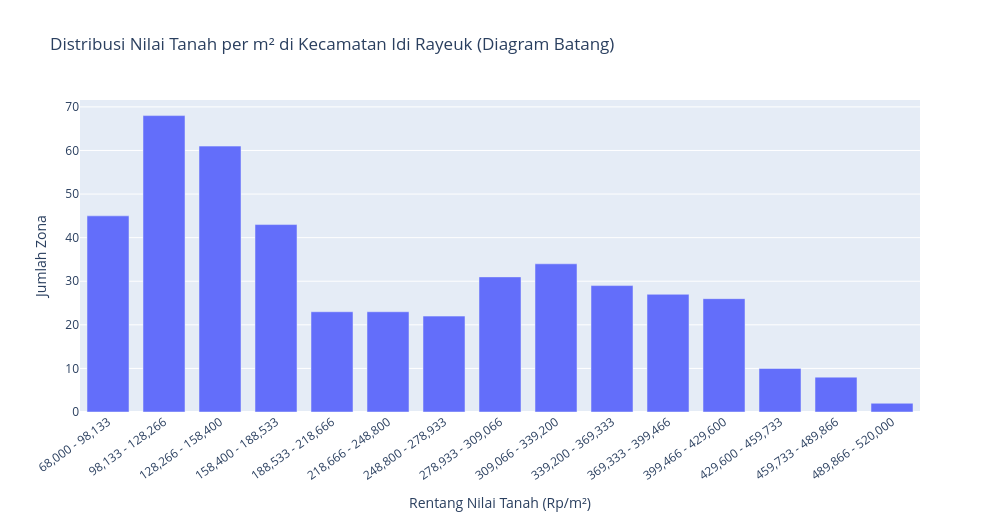
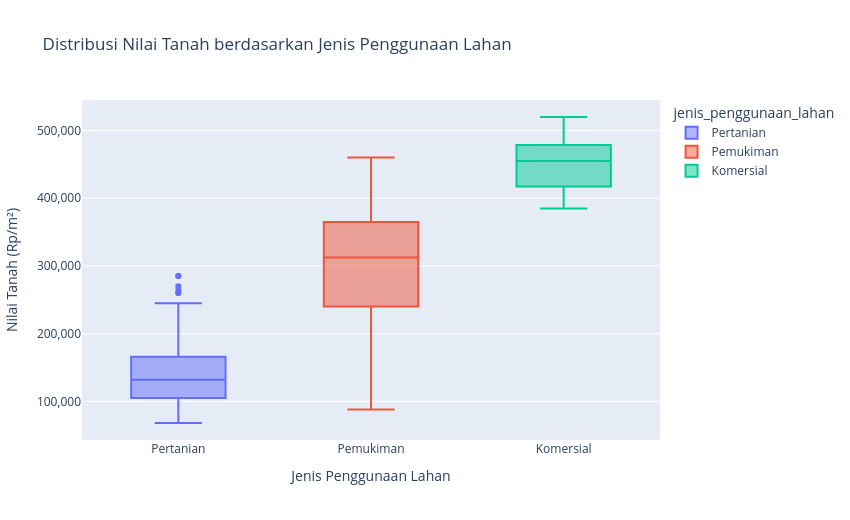
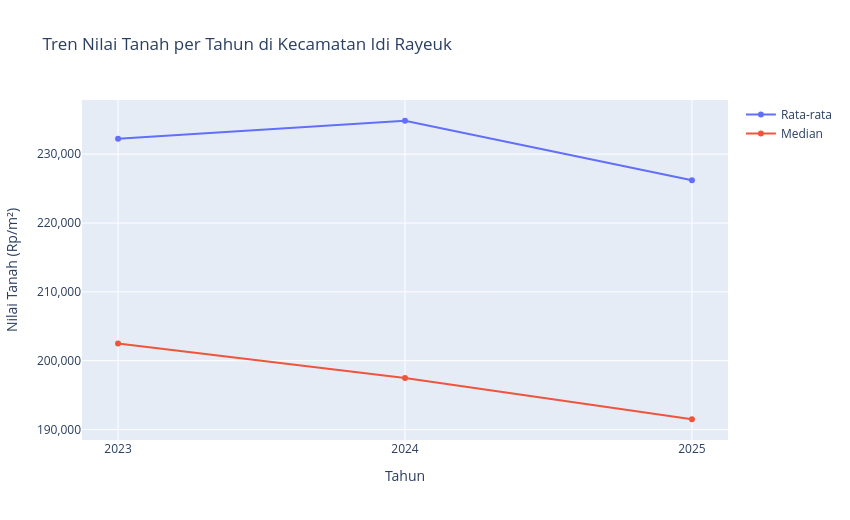
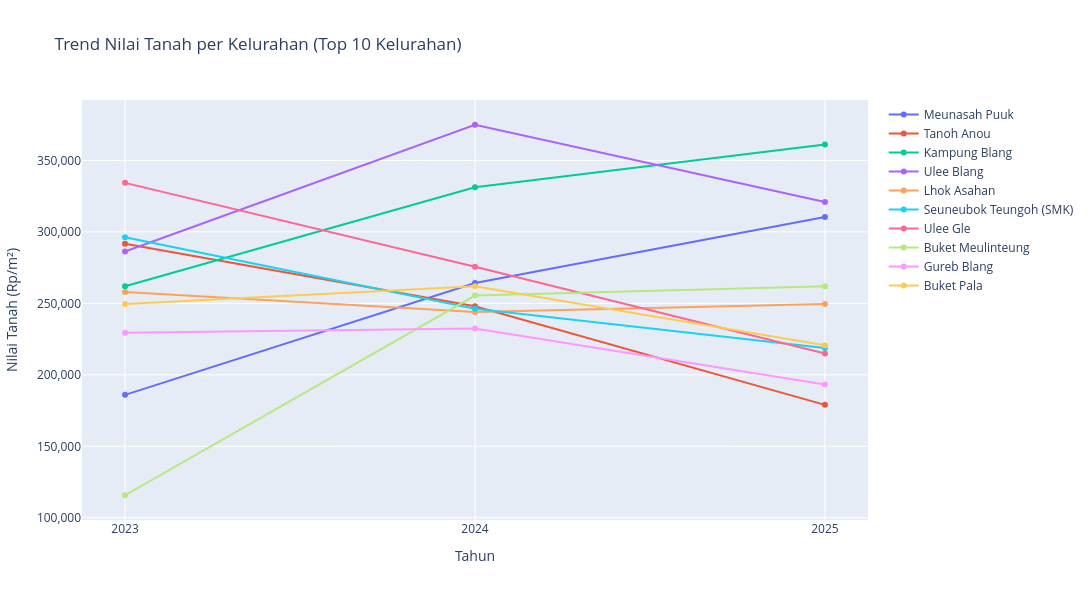

Notebook code for these charts, in order:
### Code cell
# Cell 3: Visualisasi Distribusi Nilai Tanah (BAR CHART) + Trend Analysis + Save

import pandas as pd
import numpy as np
import plotly.express as px
import plotly.graph_objects as go

# =========================================================
# 1) DISTRIBUSI NILAI TANAH -> DIAGRAM BATANG (TIDAK NYATU)
# =========================================================

# Tentukan jumlah bin / kelas
n_bins = 15  # bisa kamu ubah: 10, 15, 20 sesuai kebutuhan

# Ambil nilai tanah
values = df_sorted['nilai_tanah_per_m2'].dropna()

# Buat bin edges secara otomatis
bin_edges = np.linspace(values.min(), values.max(), n_bins + 1)

# Buat label rentang bin biar jelas
bin_labels = []
for i in range(len(bin_edges) - 1):
    left = int(bin_edges[i])
    right = int(bin_edges[i + 1])
    bin_labels.append(f"{left:,.0f} - {right:,.0f}")

# Kategorikan nilai tanah ke dalam bin
df_sorted['kelas_nilai_tanah'] = pd.cut(
    df_sorted['nilai_tanah_per_m2'],
    bins=bin_edges,
    labels=bin_labels,
    include_lowest=True
)

# Hitung frekuensi tiap kelas
freq_table = (
    df_sorted['kelas_nilai_tanah']
    .value_counts()
    .sort_index()
    .reset_index()
)

freq_table.columns = ['kelas_nilai_tanah', 'jumlah_zona']

# Bar chart distribusi
fig_bar_dist = px.bar(
    freq_table,
    x='kelas_nilai_tanah',
    y='jumlah_zona',
    title="Distribusi Nilai Tanah per m² di Kecamatan Idi Rayeuk (Diagram Batang)",
    labels={'kelas_nilai_tanah': 'Rentang Nilai Tanah (Rp/m²)', 'jumlah_zona': 'Jumlah Zona'},
)

fig_bar_dist.update_layout(
    xaxis_title="Rentang Nilai Tanah (Rp/m²)",
    yaxis_title="Jumlah Zona",
    font=dict(size=12),
    width=1000,
    height=520,
    xaxis_tickangle=-35
)

# Biar batangnya tidak nyatu (ada jarak)
fig_bar_dist.update_traces(marker_line_width=0.5)
fig_bar_dist.update_layout(bargap=0.25)  # semakin besar semakin renggang

fig_bar_dist.show()


# =========================================================
# 2) BOXPLOT NILAI TANAH PER JENIS PENGGUNAAN LAHAN
# =========================================================
fig_box = px.box(
    df_sorted,
    x='jenis_penggunaan_lahan',
    y='nilai_tanah_per_m2',
    title="Distribusi Nilai Tanah berdasarkan Jenis Penggunaan Lahan",
    color='jenis_penggunaan_lahan',
    points="outliers"  # bisa diganti "all" kalau mau semua titik tampil
)

fig_box.update_layout(
    xaxis_title="Jenis Penggunaan Lahan",
    yaxis_title="Nilai Tanah (Rp/m²)",
    font=dict(size=12),
    width=850,
    height=520,
    yaxis={'tickformat': ',.0f'}
)

fig_box.show()


# =========================================================
# 3) TREND RATA-RATA KESELURUHAN PER TAHUN (MEAN + MEDIAN)
# =========================================================
yearly_avg = df_sorted.groupby('tahun_data')['nilai_tanah_per_m2'].agg(['mean', 'median', 'std']).reset_index()

fig_simple_trend = go.Figure()

fig_simple_trend.add_trace(go.Scatter(
    x=yearly_avg['tahun_data'],
    y=yearly_avg['mean'],
    mode='lines+markers',
    name='Rata-rata'
))

fig_simple_trend.add_trace(go.Scatter(
    x=yearly_avg['tahun_data'],
    y=yearly_avg['median'],
    mode='lines+markers',
    name='Median'
))

fig_simple_trend.update_layout(
    title="Tren Nilai Tanah per Tahun di Kecamatan Idi Rayeuk",
    xaxis_title="Tahun",
    yaxis_title="Nilai Tanah (Rp/m²)",
    font=dict(size=12),
    width=850,
    height=520,
    yaxis={'tickformat': ',.0f'},
    xaxis={'dtick': 1}
)

fig_simple_trend.show()


# =========================================================
# 4) TREND NILAI TANAH PER KELURAHAN (TOP 10)
# =========================================================
print("📈 Membuat trend chart per kelurahan...")

kelurahan_stats = df_sorted.groupby('nama_kelurahan').agg({
    'tahun_data': 'count',
    'nilai_tanah_per_m2': ['mean', 'std']
}).reset_index()

kelurahan_stats.columns = ['nama_kelurahan', 'data_count', 'mean_price', 'price_std']

top_kelurahan = kelurahan_stats[
    (kelurahan_stats['data_count'] >= 3) &
    (kelurahan_stats['price_std'] > 50000)
].nlargest(10, 'price_std')['nama_kelurahan'].tolist()

if len(top_kelurahan) < 10:
    top_kelurahan = kelurahan_stats.nlargest(10, 'data_count')['nama_kelurahan'].tolist()

fig_line = go.Figure()

for kelurahan in top_kelurahan:
    kelurahan_data = df_sorted[df_sorted['nama_kelurahan'] == kelurahan]
    yearly_trend = kelurahan_data.groupby('tahun_data')['nilai_tanah_per_m2'].mean().reset_index()

    fig_line.add_trace(go.Scatter(
        x=yearly_trend['tahun_data'],
        y=yearly_trend['nilai_tanah_per_m2'],
        mode='lines+markers',
        name=kelurahan,
        hovertemplate=f'<b>{kelurahan}</b><br>Tahun: %{{x}}<br>Nilai: Rp %{{y:,.0f}}/m²<extra></extra>'
    ))

fig_line.update_layout(
    title="Trend Nilai Tanah per Kelurahan (Top 10 Kelurahan)",
    xaxis_title="Tahun",
    yaxis_title="Nilai Tanah (Rp/m²)",
    width=1100,
    height=600,
    font=dict(size=12),
    yaxis={'tickformat': ',.0f'},
    xaxis={'dtick': 1},
    legend=dict(
        orientation="v",
        yanchor="top",
        y=1,
        xanchor="left",
        x=1.02
    )
)

fig_line.show()


# =========================================================
# 5) TREND KESELURUHAN DENGAN RANGE MIN-MAX
# =========================================================
overall_trend = df_sorted.groupby('tahun_data').agg({
    'nilai_tanah_per_m2': ['mean', 'median', 'min', 'max', 'std']
}).reset_index()

overall_trend.columns = ['tahun_data', 'mean', 'median', 'min', 'max', 'std']

fig_overall = go.Figure()

fig_overall.add_trace(go.Scatter(
    x=overall_trend['tahun_data'],
    y=overall_trend['max'],
    mode='lines',
    name='Maksimum',
    showlegend=False,
    hovertemplate='Maksimum: Rp %{y:,.0f}<extra></extra>'
))

fig_overall.add_trace(go.Scatter(
    x=overall_trend['tahun_data'],
    y=overall_trend['min'],
    mode='lines',
    name='Minimum',
    fill='tonexty',
    showlegend=False,
    hovertemplate='Minimum: Rp %{y:,.0f}<extra></extra>'
))

fig_overall.add_trace(go.Scatter(
    x=overall_trend['tahun_data'],
    y=overall_trend['mean'],
    mode='lines+markers',
    name='Rata-rata',
    hovertemplate='<b>Rata-rata</b><br>Tahun: %{x}<br>Nilai: Rp %{y:,.0f}/m²<extra></extra>'
))

fig_overall.add_trace(go.Scatter(
    x=overall_trend['tahun_data'],
    y=overall_trend['median'],
    mode='lines+markers',
    name='Median',
    hovertemplate='<b>Median</b><br>Tahun: %{x}<br>Nilai: Rp %{y:,.0f}/m²<extra></extra>'
))

fig_overall.update_layout(
    title="Trend Keseluruhan Nilai Tanah di Kecamatan Idi Rayeuk (2023-2025)",
    xaxis_title="Tahun",
    yaxis_title="Nilai Tanah (Rp/m²)",
    width=900,
    height=560,
    font=dict(size=12),
    yaxis={'tickformat': ',.0f'},
    xaxis={'dtick': 1}
)

fig_overall.show()


# =========================================================
# 6) TREND BERDASARKAN JENIS PENGGUNAAN LAHAN
# =========================================================
lahan_trend = df_sorted.groupby(['tahun_data', 'jenis_penggunaan_lahan'])['nilai_tanah_per_m2'].mean().reset_index()

fig_lahan_trend = px.line(
    lahan_trend,
    x='tahun_data',
    y='nilai_tanah_per_m2',
    color='jenis_penggunaan_lahan',
    title="Trend Nilai Tanah berdasarkan Jenis Penggunaan Lahan",
    labels={'tahun_data': 'Tahun', 'nilai_tanah_per_m2': 'Nilai Tanah (Rp/m²)'},
    markers=True
)

fig_lahan_trend.update_layout(
    width=850,
    height=520,
    font=dict(size=12),
    yaxis={'tickformat': ',.0f'},
    xaxis={'dtick': 1}
)

fig_lahan_trend.show()


# =========================================================
# PRINT TREND ANALYSIS
# =========================================================
print("\n📊 ANALISIS TREND NILAI TANAH:")
print("=" * 60)

for i in range(len(yearly_avg) - 1):
    current_year = yearly_avg.iloc[i]['tahun_data']
    next_year = yearly_avg.iloc[i + 1]['tahun_data']
    current_price = yearly_avg.iloc[i]['mean']
    next_price = yearly_avg.iloc[i + 1]['mean']

    change = next_price - current_price
    change_pct = (change / current_price) * 100

    trend = "📈 NAIK" if change > 0 else "📉 TURUN" if change < 0 else "➡️ STABIL"

    print(f"{current_year} → {next_year}: {trend}")
    print(f"  Perubahan: Rp {change:,.0f} ({change_pct:+.2f}%)")
    print(f"  {current_year}: Rp {current_price:,.0f}/m² → {next_year}: Rp {next_price:,.0f}/m²")


# =========================================================
# SAVE VISUALIZATIONS
# =========================================================
fig_bar_dist.write_html('flask_components/visualizations/nilai_tanah_distribusi_bar.html')
fig_box.write_html('flask_components/visualizations/nilai_tanah_by_jenis_lahan.html')
fig_simple_trend.write_html('flask_components/visualizations/tren_nilai_tanah_per_tahun.html')
fig_line.write_html('flask_components/visualizations/trend_nilai_tanah_per_kelurahan.html')
fig_overall.write_html('flask_components/visualizations/trend_keseluruhan_nilai_tanah.html')
fig_lahan_trend.write_html('flask_components/visualizations/trend_nilai_tanah_per_jenis_lahan.html')

print("\n✅ Visualisasi distribusi dan trend nilai tanah berhasil ditampilkan!")
print("💾 Semua visualisasi sudah disimpan!")

### Figure 1 — Plotly figure (JSON) as saved in the notebook; plotly's stock layout.template omitted (floating-point values rounded to 4 significant figures)
{"data": [{"hovertemplate": "Rentang Nilai Tanah (Rp/m²)=%{x}<br>Jumlah Zona=%{y}<extra></extra>", "legendgroup": "", "marker": {"color": "#636efa", "line": {"width": 0.5}, "pattern": {"shape": ""}}, "name": "", "orientation": "v", "showlegend": false, "textposition": "auto", "type": "bar", "x": ["68,000 - 98,133", "98,133 - 128,266", "128,266 - 158,400", "158,400 - 188,533", "188,533 - 218,666", "218,666 - 248,800", "248,800 - 278,933", "278,933 - 309,066", "309,066 - 339,200", "339,200 - 369,333", "369,333 - 399,466", "399,466 - 429,600", "429,600 - 459,733", "459,733 - 489,866", "489,866 - 520,000"], "xaxis": "x", "y": [45, 68, 61, 43, 23, 23, 22, 31, 34, 29, 27, 26, 10, 8, 2], "yaxis": "y"}], "layout": {"bargap": 0.25, "barmode": "relative", "font": {"size": 12}, "height": 520, "legend": {"tracegroupgap": 0}, "title": {"text": "Distribusi Nilai Tanah per m² di Kecamatan Idi Rayeuk (Diagram Batang)"}, "width": 1000, "xaxis": {"anchor": "y", "domain": [0, 1], "tickangle": -35, "title": {"text": "Rentang Nilai Tanah (Rp/m²)"}}, "yaxis": {"anchor": "x", "domain": [0, 1], "title": {"text": "Jumlah Zona"}}}}

### Figure 2 — Plotly figure (JSON) as saved in the notebook; plotly's stock layout.template omitted (floating-point values rounded to 4 significant figures; data arrays with more than 128 entries replaced by an {"elided": "..."} marker saying what was removed)
{"data": [{"alignmentgroup": "True", "boxpoints": "outliers", "hovertemplate": "jenis_penggunaan_lahan=%{x}<br>nilai_tanah_per_m2=%{y}<extra></extra>", "legendgroup": "Pertanian", "marker": {"color": "#636efa"}, "name": "Pertanian", "notched": false, "offsetgroup": "Pertanian", "orientation": "v", "showlegend": true, "type": "box", "x": {"elided": "209 str values"}, "x0": " ", "xaxis": "x", "y": {"elided": "209 int values"}, "y0": " ", "yaxis": "y"}, {"alignmentgroup": "True", "boxpoints": "outliers", "hovertemplate": "jenis_penggunaan_lahan=%{x}<br>nilai_tanah_per_m2=%{y}<extra></extra>", "legendgroup": "Pemukiman", "marker": {"color": "#EF553B"}, "name": "Pemukiman", "notched": false, "offsetgroup": "Pemukiman", "orientation": "v", "showlegend": true, "type": "box", "x": {"elided": "224 str values"}, "x0": " ", "xaxis": "x", "y": {"elided": "224 int values"}, "y0": " ", "yaxis": "y"}, {"alignmentgroup": "True", "boxpoints": "outliers", "hovertemplate": "jenis_penggunaan_lahan=%{x}<br>nilai_tanah_per_m2=%{y}<extra></extra>", "legendgroup": "Komersial", "marker": {"color": "#00cc96"}, "name": "Komersial", "notched": false, "offsetgroup": "Komersial", "orientation": "v", "showlegend": true, "type": "box", "x": ["Komersial", "Komersial", "Komersial", "Komersial", "Komersial", "Komersial", "Komersial", "Komersial", "Komersial", "Komersial", "Komersial", "Komersial", "Komersial", "Komersial", "Komersial", "Komersial", "Komersial", "Komersial", "Komersial"], "x0": " ", "xaxis": "x", "y": [425000, 465000, 425000, 485000, 410000, 500000, 385000, 445000, 480000, 445000, 415000, 520000, 475000, 415000, 400000, 470000, 460000, 455000, 485000], "y0": " ", "yaxis": "y"}], "layout": {"boxmode": "overlay", "font": {"size": 12}, "height": 520, "legend": {"title": {"text": "jenis_penggunaan_lahan"}, "tracegroupgap": 0}, "title": {"text": "Distribusi Nilai Tanah berdasarkan Jenis Penggunaan Lahan"}, "width": 850, "xaxis": {"anchor": "y", "categoryarray": ["Pertanian", "Pemukiman", "Komersial"], "categoryorder": "array", "domain": [0, 1], "title": {"text": "Jenis Penggunaan Lahan"}}, "yaxis": {"anchor": "x", "domain": [0, 1], "tickformat": ",.0f", "title": {"text": "Nilai Tanah (Rp/m²)"}}}}

### Figure 3 — Plotly figure (JSON) as saved in the notebook; plotly's stock layout.template omitted (floating-point values rounded to 4 significant figures)
{"data": [{"mode": "lines+markers", "name": "Rata-rata", "type": "scatter", "x": [2023, 2024, 2025], "y": [232300.0, 234900.0, 226200.0]}, {"mode": "lines+markers", "name": "Median", "type": "scatter", "x": [2023, 2024, 2025], "y": [202500.0, 197500.0, 191500.0]}], "layout": {"font": {"size": 12}, "height": 520, "title": {"text": "Tren Nilai Tanah per Tahun di Kecamatan Idi Rayeuk"}, "width": 850, "xaxis": {"dtick": 1, "title": {"text": "Tahun"}}, "yaxis": {"tickformat": ",.0f", "title": {"text": "Nilai Tanah (Rp/m²)"}}}}

### Figure 4 — Plotly figure (JSON) as saved in the notebook; plotly's stock layout.template omitted (floating-point values rounded to 4 significant figures)
{"data": [{"hovertemplate": "<b>Meunasah Puuk</b><br>Tahun: %{x}<br>Nilai: Rp %{y:,.0f}/m²<extra></extra>", "mode": "lines+markers", "name": "Meunasah Puuk", "type": "scatter", "x": [2023, 2024, 2025], "y": [186000.0, 264200.0, 310500.0]}, {"hovertemplate": "<b>Tanoh Anou</b><br>Tahun: %{x}<br>Nilai: Rp %{y:,.0f}/m²<extra></extra>", "mode": "lines+markers", "name": "Tanoh Anou", "type": "scatter", "x": [2023, 2024, 2025], "y": [291800.0, 248000.0, 179000.0]}, {"hovertemplate": "<b>Kampung Blang</b><br>Tahun: %{x}<br>Nilai: Rp %{y:,.0f}/m²<extra></extra>", "mode": "lines+markers", "name": "Kampung Blang", "type": "scatter", "x": [2023, 2024, 2025], "y": [262000.0, 331200.0, 361200.0]}, {"hovertemplate": "<b>Ulee Blang</b><br>Tahun: %{x}<br>Nilai: Rp %{y:,.0f}/m²<extra></extra>", "mode": "lines+markers", "name": "Ulee Blang", "type": "scatter", "x": [2023, 2024, 2025], "y": [286300.0, 375000.0, 321000.0]}, {"hovertemplate": "<b>Lhok Asahan</b><br>Tahun: %{x}<br>Nilai: Rp %{y:,.0f}/m²<extra></extra>", "mode": "lines+markers", "name": "Lhok Asahan", "type": "scatter", "x": [2023, 2024, 2025], "y": [258000.0, 244000.0, 249500.0]}, {"hovertemplate": "<b>Seuneubok Teungoh (SMK)</b><br>Tahun: %{x}<br>Nilai: Rp %{y:,.0f}/m²<extra></extra>", "mode": "lines+markers", "name": "Seuneubok Teungoh (SMK)", "type": "scatter", "x": [2023, 2024, 2025], "y": [296200.0, 246200.0, 218800.0]}, {"hovertemplate": "<b>Ulee Gle</b><br>Tahun: %{x}<br>Nilai: Rp %{y:,.0f}/m²<extra></extra>", "mode": "lines+markers", "name": "Ulee Gle", "type": "scatter", "x": [2023, 2024, 2025], "y": [334300.0, 275700.0, 215000.0]}, {"hovertemplate": "<b>Buket Meulinteung</b><br>Tahun: %{x}<br>Nilai: Rp %{y:,.0f}/m²<extra></extra>", "mode": "lines+markers", "name": "Buket Meulinteung", "type": "scatter", "x": [2023, 2024, 2025], "y": [115800.0, 255500.0, 262000.0]}, {"hovertemplate": "<b>Gureb Blang</b><br>Tahun: %{x}<br>Nilai: Rp %{y:,.0f}/m²<extra></extra>", "mode": "lines+markers", "name": "Gureb Blang", "type": "scatter", "x": [2023, 2024, 2025], "y": [229500.0, 232500.0, 193200.0]}, {"hovertemplate": "<b>Buket Pala</b><br>Tahun: %{x}<br>Nilai: Rp %{y:,.0f}/m²<extra></extra>", "mode": "lines+markers", "name": "Buket Pala", "type": "scatter", "x": [2023, 2024, 2025], "y": [249500.0, 262000.0, 220800.0]}], "layout": {"font": {"size": 12}, "height": 600, "legend": {"orientation": "v", "x": 1.02, "xanchor": "left", "y": 1, "yanchor": "top"}, "title": {"text": "Trend Nilai Tanah per Kelurahan (Top 10 Kelurahan)"}, "width": 1100, "xaxis": {"dtick": 1, "title": {"text": "Tahun"}}, "yaxis": {"tickformat": ",.0f", "title": {"text": "Nilai Tanah (Rp/m²)"}}}}
